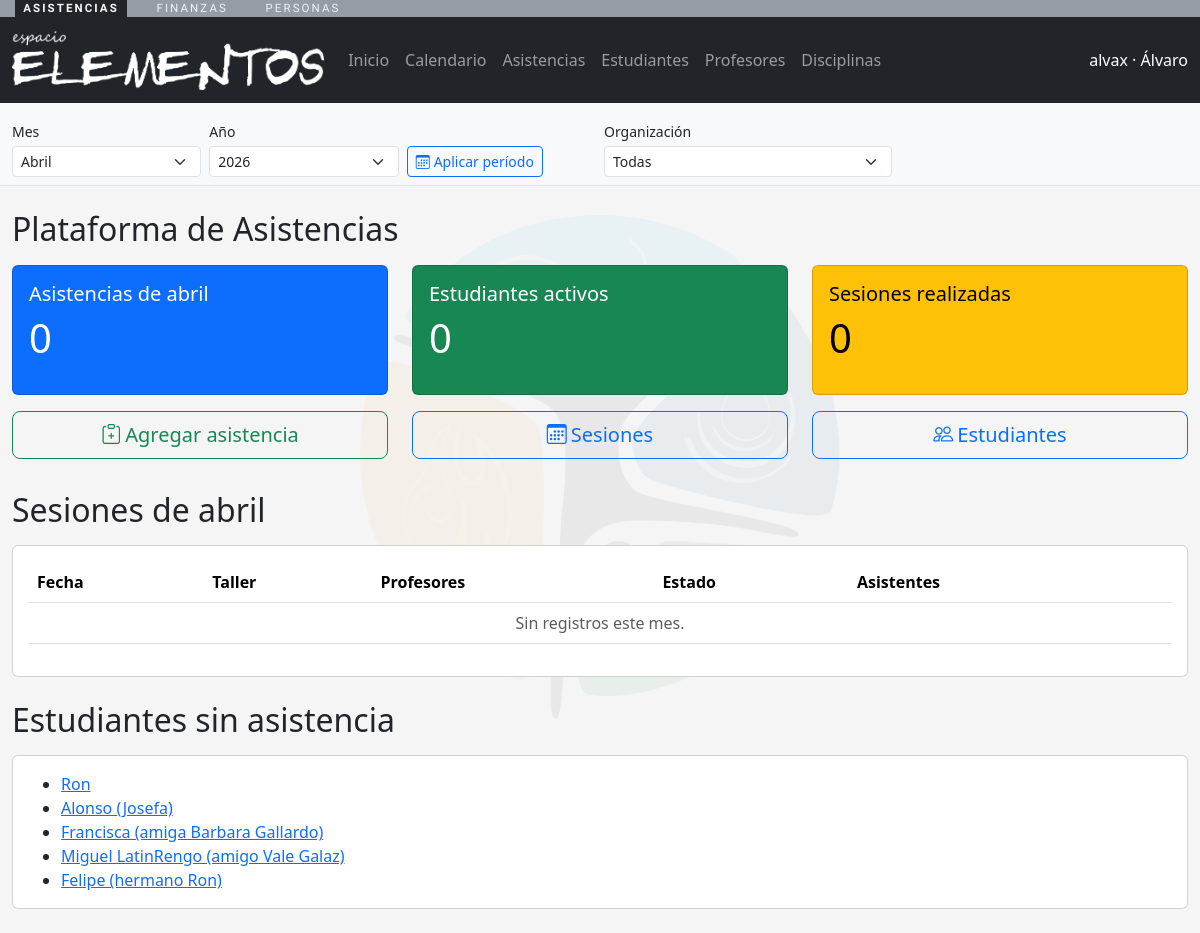
Screenshot of /asistencias/ (signed in) with the database file from the repository.
### personas/models.py (models this page shows, shortened)
class Persona(models.Model):
    nombres = models.CharField(max_length=150)
    apellidos = models.CharField(max_length=150)
    email = models.EmailField(unique=True, null=True, blank=True)
    telefono = models.CharField(max_length=50, blank=True)
    identificador = models.CharField(max_length=50, blank=True)
    fecha_nacimiento = models.DateField(null=True, blank=True)
    activo = models.BooleanField(default=True)
    user = models.OneToOneField(
        settings.AUTH_USER_MODEL,
        on_delete=models.CASCADE,
        null=True,
        blank=True,
        related_name="persona",
    )
    creado_en = models.DateTimeField(auto_now_add=True)
    actualizado_en = models.DateTimeField(auto_now=True)
    class Meta:
        verbose_name = "Persona"
        verbose_name_plural = "Personas"
        ordering = ["apellidos", "nombres"]
        db_table = "cuentas_persona"
    def __str__(self) -> str:
        return f"{self.nombres} {self.apellidos}".strip()

### asistencias/views.py (the view)
# urls.py: path("", views.dashboard, name="dashboard"),
@role_required(ROLE_ADMIN)
def dashboard(request):
    context = _nav_context(request)
    inicio_mes, fin_mes = _periodo(request)
    organizacion = _organizacion_desde_request(request)
    nombre_mes = date_format(inicio_mes, "F")
    sesiones_mes = (
        SesionClase.objects.filter(fecha__gte=inicio_mes, fecha__lte=fin_mes)
        .select_related("disciplina")
        .prefetch_related("profesores")
    )
    if organizacion:
        sesiones_mes = sesiones_mes.filter(disciplina__organizacion=organizacion)
    sesiones_realizadas_mes = sesiones_mes.filter(estado=SesionClase.Estado.COMPLETADA).count()
    asistencias_mes_qs = Asistencia.objects.filter(sesion__fecha__gte=inicio_mes, sesion__fecha__lte=fin_mes)
    if organizacion:
        asistencias_mes_qs = asistencias_mes_qs.filter(sesion__disciplina__organizacion=organizacion)
    asistentes_ids_qs = asistencias_mes_qs.values_list("persona_id", flat=True).distinct()
    estudiantes_activos_mes = asistentes_ids_qs.count()
    estudiantes_qs = Persona.objects.filter(roles__rol__codigo="ESTUDIANTE").distinct()
    if organizacion:
        estudiantes_qs = estudiantes_qs.filter(roles__organizacion=organizacion).distinct()
    estudiantes_sin_asistencia = estudiantes_qs.exclude(id__in=asistentes_ids_qs).order_by("apellidos", "nombres")[:5]
    sesiones_resumen = sesiones_mes.annotate(total_asistentes=Count("asistencias")).order_by("-fecha")[:10]
    context.update(
        {
            "sesiones_hoy": sesiones_mes.filter(fecha=timezone.localdate()),
            "asistencias_mes": asistencias_mes_qs.count(),
            "estudiantes_activos_mes": estudiantes_activos_mes,
            "sesiones_realizadas_mes": sesiones_realizadas_mes,
            "estudiantes_sin_asistencia": estudiantes_sin_asistencia,
            "sesiones_resumen": sesiones_resumen,
            "nombre_mes": nombre_mes,
        }
    )
    return render(request, "asistencias/dashboard.html", context)

### asistencias/utils.py (called while the page is built, shortened)
def usuario_tiene_roles(user, roles: list[str]) -> bool:
    if not roles:
        return True
    if user.is_superuser:
        return True

### asistencias/views.py (called while the page is built)
def _nav_context(request):
    persona = getattr(request.user, "persona", None)
    roles = []
    if persona:
        roles = list(persona.roles.filter(activo=True).values_list("rol__codigo", flat=True))
    return {"persona": persona, "roles_usuario": roles}

def _periodo(request):
    hoy = timezone.localdate()
    try:
        anio = int(request.GET.get("periodo_anio", hoy.year))
    except (TypeError, ValueError):
        anio = hoy.year
    try:
        mes = int(request.GET.get("periodo_mes", hoy.month))
    except (TypeError, ValueError):
        mes = hoy.month
    if mes < 1 or mes > 12:
        mes = hoy.month
    if anio < 2000 or anio > 2100:
        anio = hoy.year
    inicio = hoy.replace(year=anio, month=mes, day=1)
    fin = (inicio.replace(day=28) + timedelta(days=4)).replace(day=1) - timedelta(days=1)
    return inicio, fin

def _organizacion_desde_request(request):
    org_id = request.GET.get("organizacion")
    if not org_id:
        return None
    return Organizacion.objects.filter(pk=org_id).first()

### asistencias/templates/asistencias/dashboard.html (shortened to what this page needs)
{% extends "asistencias/base_app.html" %}
{% block content %}
<div class="mt-4">
  <div class="d-flex justify-content-between align-items-center mb-3">
    <h2 class="mb-0">Plataforma de Asistencias</h2>
  </div>
  <div class="row">
    <div class="col-md-4">
      <div class="card text-bg-primary mb-3">
        <div class="card-body">
          <h5 class="card-title">Asistencias de {{ nombre_mes }}</h5>
          <p class="display-6">{{ asistencias_mes }}</p>
        </div>
      </div>
    </div>
    <div class="col-md-4">
      <div class="card text-bg-success mb-3">
        <div class="card-body">
          <h5 class="card-title">Estudiantes activos</h5>
          <p class="display-6">{{ estudiantes_activos_mes }}</p>
        </div>
      </div>
    </div>
    <div class="col-md-4">
      <div class="card text-bg-warning mb-3">
        <div class="card-body">
          <h5 class="card-title">Sesiones realizadas</h5>
          <p class="display-6">{{ sesiones_realizadas_mes }}</p>
        </div>
      </div>
    </div>
  </div>
  <div class="row text-center mb-4">
    <div class="col-md-4 mb-2">
      <a class="btn btn-lg btn-outline-success w-100" href="{% url 'asistencias:asistencias_list' %}?periodo_mes={{ periodo_mes }}&periodo_anio={{ periodo_anio }}{% if organizacion_id %}&organizacion={{ organizacion_id }}{% endif %}">
        <i class="bi bi-clipboard-plus"></i><span class="d-none d-md-inline ms-1">Agregar asistencia</span>
      </a>
    </div>
    <div class="col-md-4 mb-2">
      <a class="btn btn-lg btn-outline-primary w-100" href="{% url 'asistencias:sesiones_list' %}?periodo_mes={{ periodo_mes }}&periodo_anio={{ periodo_anio }}{% if organizacion_id %}&organizacion={{ organizacion_id }}{% endif %}">
        <i class="bi bi-calendar3"></i><span class="d-none d-md-inline ms-1">Sesiones</span>
      </a>
    </div>
    <div class="col-md-4 mb-2">
      <a class="btn btn-lg btn-outline-primary w-100" href="{% url 'asistencias:estudiantes_list' %}?periodo_mes={{ periodo_mes }}&periodo_anio={{ periodo_anio }}{% if organizacion_id %}&organizacion={{ organizacion_id }}{% endif %}">
        <i class="bi bi-people"></i><span class="d-none d-md-inline ms-1">Estudiantes</span>
      </a>
    </div>
  </div>
  <h2 class="mb-3">Sesiones de {{ nombre_mes }}</h2>
  <div class="card mb-4">
    <div class="card-body table-responsive">
      <table class="table">
        <thead>
          <tr>
            <th>Fecha</th>
            <th>Taller</th>
            <th>Profesores</th>
            <th>Estado</th>
            <th>Asistentes</th>
            <th></th>
          </tr>
        </thead>
        <tbody>
          {% for sesion in sesiones_resumen %}
          <tr>
            <td>{{ sesion.fecha }}</td>
            <td>{{ sesion.disciplina }}</td>
            <td>
              {% if sesion.profesores.all %}
                {% for profe in sesion.profesores.all %}
                  {{ profe }}{% if not forloop.last %}, {% endif %}
                {% endfor %}
              {% else %}
                -
              {% endif %}
            </td>
            <td>
              {% if sesion.estado == "programada" %}
                <span class="badge text-bg-info">Programada</span>
              {% elif sesion.estado == "completada" %}
                <span class="badge text-bg-success">Completada</span>
              {% elif sesion.estado == "cancelada" %}
                <span class="badge text-bg-danger">Cancelada</span>
              {% else %}
                <span class="badge text-bg-secondary">{{ sesion.get_estado_display }}</span>
              {% endif %}
            </td>
            <td>{{ sesion.total_asistentes }}</td>
            <td>
              <a class="btn btn-sm btn-outline-secondary" href="{% url 'asistencias:sesion_detail' sesion.pk %}?periodo_mes={{ periodo_mes }}&periodo_anio={{ periodo_anio }}{% if organizacion_id %}&organizacion={{ organizacion_id }}{% endif %}">
                <i class="bi bi-eye"></i><span class="d-none d-md-inline ms-1">Ver sesión</span>
              </a>
            </td>
          </tr>
          {% empty %}
          <tr><td colspan="6" class="text-center text-muted">Sin registros este mes.</td></tr>
          {% endfor %}
        </tbody>
      </table>
    </div>
  </div>
  <h2 class="mb-3">Estudiantes sin asistencia</h2>
  <div class="card mb-4">
    <div class="card-body">
      <ul class="mb-0">
        {% for persona in estudiantes_sin_asistencia %}
          <li><a href="{% url 'asistencias:persona_detail' persona.pk %}?periodo_mes={{ periodo_mes }}&periodo_anio={{ periodo_anio }}{% if organizacion_id %}&organizacion={{ organizacion_id }}{% endif %}">{{ persona }}</a></li>
        {% empty %}
          <li class="text-muted">Sin pendientes.</li>
        {% endfor %}
      </ul>
    </div>
  </div>
</div>
{% endblock %}

### asistencias/templates/asistencias/base_app.html (shortened to what this page needs)
{% load static %}
<!DOCTYPE html>
<html lang="es">
  <head>
    <link href="https://cdn.jsdelivr.net/npm/bootstrap@5.3.3/dist/css/bootstrap.min.css" rel="stylesheet">
    <link href="https://cdn.jsdelivr.net/npm/bootstrap-icons@1.11.3/font/bootstrap-icons.css" rel="stylesheet">
  </head>
  <body>
    {% if request.user.is_authenticated and not hide_nav %}
    {% include "shared/barra_apps.html" %}
    <nav class="navbar navbar-expand-lg navbar-dark bg-dark">
      <div class="container-fluid">
        <a class="navbar-brand" href="{% url 'asistencias:dashboard' %}?periodo_mes={{ periodo_mes }}&periodo_anio={{ periodo_anio }}{% if organizacion_id %}&organizacion={{ organizacion_id }}{% endif %}">
          <img src="{% static 'img/logotipo-blanco.png' %}" alt="App Elemental" style="height: 60px;">
        </a>
        <div class="collapse navbar-collapse" id="navbarNav">
          <ul class="navbar-nav me-auto">
            <li class="nav-item"><a class="nav-link" href="{% url 'asistencias:dashboard' %}?periodo_mes={{ periodo_mes }}&periodo_anio={{ periodo_anio }}">Inicio</a></li>
            <li class="nav-item"><a class="nav-link" href="{% url 'asistencias:sesiones_list' %}?periodo_mes={{ periodo_mes }}&periodo_anio={{ periodo_anio }}{% if organizacion_id %}&organizacion={{ organizacion_id }}{% endif %}">Calendario</a></li>
            <li class="nav-item"><a class="nav-link" href="{% url 'asistencias:asistencias_list' %}?periodo_mes={{ periodo_mes }}&periodo_anio={{ periodo_anio }}{% if organizacion_id %}&organizacion={{ organizacion_id }}{% endif %}">Asistencias</a></li>
            <li class="nav-item"><a class="nav-link" href="{% url 'asistencias:estudiantes_list' %}?periodo_mes={{ periodo_mes }}&periodo_anio={{ periodo_anio }}{% if organizacion_id %}&organizacion={{ organizacion_id }}{% endif %}">Estudiantes</a></li>
            <li class="nav-item"><a class="nav-link" href="{% url 'asistencias:profesores_list' %}?periodo_mes={{ periodo_mes }}&periodo_anio={{ periodo_anio }}{% if organizacion_id %}&organizacion={{ organizacion_id }}{% endif %}">Profesores</a></li>
            <li class="nav-item"><a class="nav-link" href="{% url 'asistencias:disciplinas_list' %}?periodo_mes={{ periodo_mes }}&periodo_anio={{ periodo_anio }}{% if organizacion_id %}&organizacion={{ organizacion_id }}{% endif %}">Disciplinas</a></li>
          </ul>
          <span class="navbar-text text-white">
            {{ request.user.get_username }}{% if persona %} · {{ persona.nombres }}{% endif %}
          </span>
        </div>
      </div>
    </nav>
    {% if not hide_periodo %}
    <div class="bg-light border-bottom">
      <div class="container-fluid py-2">
        <form method="get" class="row g-2 align-items-end" id="periodo-global-form">
          <div class="col-6 col-md-2">
            <label class="form-label small mb-1">Mes</label>
            <select name="periodo_mes" class="form-select form-select-sm">
              {% for value, label in periodo_meses %}
                <option value="{{ value }}" {% if periodo_mes == value %}selected{% endif %}>{{ label }}</option>
              {% endfor %}
            </select>
          </div>
          <div class="col-6 col-md-2">
            <label class="form-label small mb-1">Año</label>
            <select name="periodo_anio" class="form-select form-select-sm">
              {% for y in periodo_anios %}
                <option value="{{ y }}" {% if periodo_anio == y %}selected{% endif %}>{{ y }}</option>
              {% endfor %}
            </select>
          </div>
          <div class="col-12 col-md-2">
            <button class="btn btn-sm btn-outline-primary" type="submit">
              <i class="bi bi-calendar3"></i><span class="d-none d-md-inline ms-1">Aplicar período</span>
            </button>
          </div>
          <div class="col-12 col-md-3">
            <label class="form-label small mb-1">Organización</label>
            <select name="organizacion" class="form-select form-select-sm" onchange="this.form.submit()">
              <option value="">Todas</option>
            </select>
          </div>
        </form>
      </div>
    </div>
    {% endif %}
    {% endif %}
    <div class="container-fluid">
      {% block content %}{% endblock %}
    </div>
  </body>
</html>

### rows the page displays
Persona: nombres "Álvaro"
Persona: nombres+apellidos "Ron"
Persona: nombres+apellidos "Alonso (Josefa)"
Persona: nombres+apellidos "Francisca (amiga Barbara Gallardo)"
Persona: nombres+apellidos "Miguel LatinRengo (amigo Vale Galaz)"
Persona: nombres+apellidos "Felipe (hermano Ron)"

### other values shown
{{ request.user.get_username }} "alvax"
{{ nombre_mes }} "abril"
{{ asistencias_mes }} "0"
{{ estudiantes_activos_mes }} "0"
{{ sesiones_realizadas_mes }} "0"
form field periodo_mes "Abril"
form field periodo_anio "2026"
